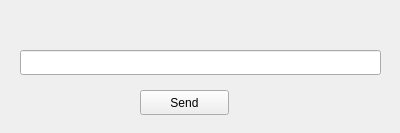
<?xml version="1.0" encoding="UTF-8"?>
<ui version="4.0">
 <class>Form</class>
 <widget class="QWidget" name="Form">
  <property name="geometry">
   <rect>
    <x>0</x>
    <y>0</y>
    <width>400</width>
    <height>133</height>
   </rect>
  </property>
  <property name="windowTitle">
   <string>Input </string>
  </property>
  <widget class="QLineEdit" name="lineEdit">
   <property name="geometry">
    <rect>
     <x>20</x>
     <y>50</y>
     <width>361</width>
     <height>25</height>
    </rect>
   </property>
  </widget>
  <widget class="QPushButton" name="pushButton">
   <property name="geometry">
    <rect>
     <x>140</x>
     <y>90</y>
     <width>89</width>
     <height>25</height>
    </rect>
   </property>
   <property name="text">
    <string>Send</string>
   </property>
  </widget>
 </widget>
 <resources/>
 <connections/>
</ui>
